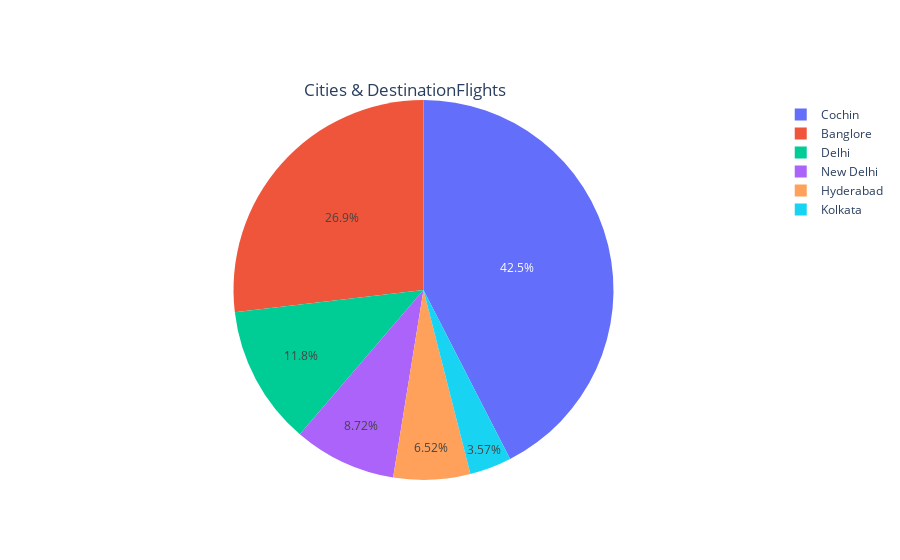

The code cell stored with this chart in its notebook:
### Markdown cell above
Let's have a beautiful PieChart visualization :

### Code cell
fig = go.Figure(data=[go.Pie(labels=data["Destination"].value_counts().index,
                    values=data["Destination"].value_counts())])
 
# title alignment
fig.update_layout(title_text='Cities & DestinationFlights',title_y=0.85, title_x = 0.45)
 
fig.show()

### Figure 1 — Plotly figure (JSON) as saved in the notebook; plotly's stock layout.template omitted (floating-point values rounded to 4 significant figures)
{"data": [{"labels": ["Cochin", "Banglore", "Delhi", "New Delhi", "Hyderabad", "Kolkata"], "type": "pie", "values": [4536, 2871, 1265, 932, 697, 381]}], "layout": {"title": {"text": "Cities & DestinationFlights", "x": 0.45, "y": 0.85}}}
